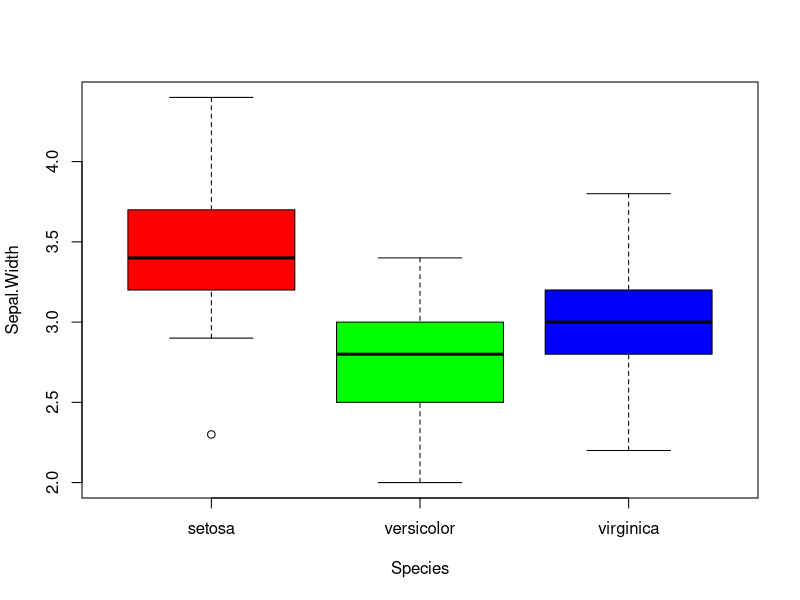

This figure's R source:
### MSR LAB 7

rm(list=ls())

library(MASS)
library(ggplot2)
library(car)

data <- datasets::iris

shap1 <- shapiro.test(data[,1])
shap2 <- shapiro.test(data[,2])
shap3 <- shapiro.test(data[,3])
shap4 <- shapiro.test(data[,4])

print("Shapiro Test:")
print(shap1$p.value)
print(shap2$p.value)
print(shap3$p.value)
print(shap1$p.value)

le1 <- leveneTest(data[,1] ~ Species, data)
le2 <- leveneTest(data[,2] ~ Species, data)
le3 <- leveneTest(data[,3] ~ Species, data)
le4 <- leveneTest(data[,4] ~ Species, data)

cat("\n");print("LeneveTest: 1")
print(le1); 
cat("\n");print("LeneveTest: 2")
print(le2); 
cat("\n");print("LeneveTest: 3")
print(le3);
cat("\n");print("LeneveTest: 4")
print(le4)


dane.aov2 <- aov(data[,2]~Species,data)
cat("\n")
print("ANOVA")


print(summary(dane.aov2))

boxplot(data[,2]~Species, data, ylab=colnames(data[2]), col=c("red","green","blue"))


